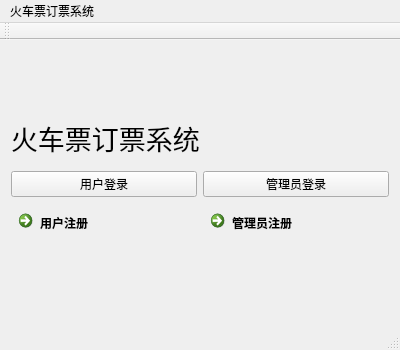
<?xml version="1.0" encoding="UTF-8"?>
<ui version="4.0">
 <class>MainWindow</class>
 <widget class="QMainWindow" name="MainWindow">
  <property name="geometry">
   <rect>
    <x>0</x>
    <y>0</y>
    <width>400</width>
    <height>350</height>
   </rect>
  </property>
  <property name="windowTitle">
   <string>MainWindow</string>
  </property>
  <widget class="QWidget" name="centralWidget">
   <layout class="QVBoxLayout" name="verticalLayout_2">
    <item>
     <layout class="QVBoxLayout" name="verticalLayout">
      <item>
       <widget class="QLabel" name="label_2">
        <property name="text">
         <string/>
        </property>
        <property name="pixmap">
         <pixmap>E:/tby/Pictures/3347542_143901038305_2_副_副本_副本.jpg</pixmap>
        </property>
       </widget>
      </item>
      <item>
       <widget class="QLabel" name="label">
        <property name="font">
         <font>
          <family>微软雅黑 Light</family>
          <pointsize>20</pointsize>
         </font>
        </property>
        <property name="layoutDirection">
         <enum>Qt::LeftToRight</enum>
        </property>
        <property name="text">
         <string>火车票订票系统</string>
        </property>
        <property name="buddy">
         <cstring></cstring>
        </property>
       </widget>
      </item>
     </layout>
    </item>
    <item>
     <layout class="QHBoxLayout" name="horizontalLayout">
      <item>
       <widget class="QPushButton" name="pushButton">
        <property name="text">
         <string>用户登录</string>
        </property>
       </widget>
      </item>
      <item>
       <widget class="QPushButton" name="pushButton_2">
        <property name="text">
         <string>管理员登录</string>
        </property>
       </widget>
      </item>
     </layout>
    </item>
    <item>
     <layout class="QHBoxLayout" name="horizontalLayout_2">
      <item>
       <widget class="QCommandLinkButton" name="commandLinkButton">
        <property name="text">
         <string>用户注册</string>
        </property>
       </widget>
      </item>
      <item>
       <widget class="QCommandLinkButton" name="commandLinkButton_2">
        <property name="text">
         <string>管理员注册</string>
        </property>
       </widget>
      </item>
     </layout>
    </item>
   </layout>
  </widget>
  <widget class="QMenuBar" name="menuBar">
   <property name="geometry">
    <rect>
     <x>0</x>
     <y>0</y>
     <width>400</width>
     <height>26</height>
    </rect>
   </property>
   <widget class="QMenu" name="menu">
    <property name="title">
     <string>火车票订票系统</string>
    </property>
   </widget>
   <addaction name="menu"/>
  </widget>
  <widget class="QToolBar" name="mainToolBar">
   <attribute name="toolBarArea">
    <enum>TopToolBarArea</enum>
   </attribute>
   <attribute name="toolBarBreak">
    <bool>false</bool>
   </attribute>
  </widget>
  <widget class="QStatusBar" name="statusBar"/>
 </widget>
 <layoutdefault spacing="6" margin="11"/>
 <resources/>
 <connections/>
</ui>
